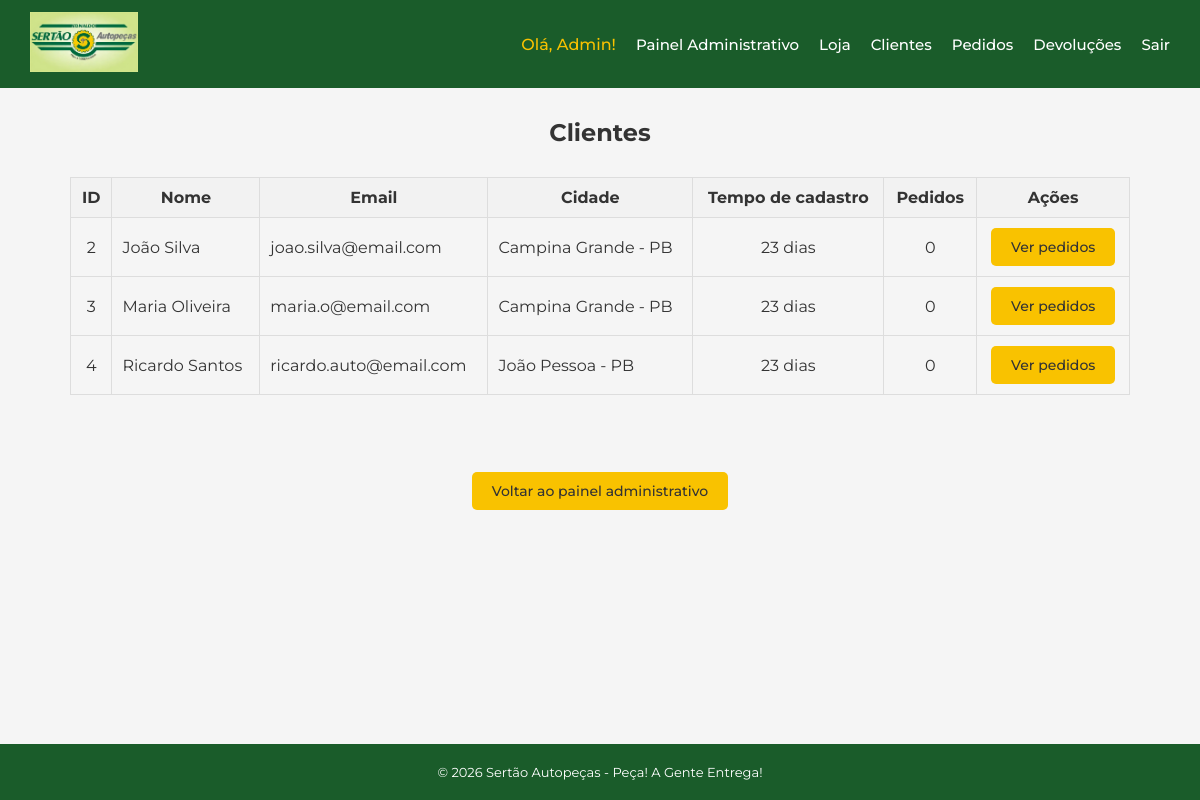
The app's page /admin/clientes (signed in), older data.
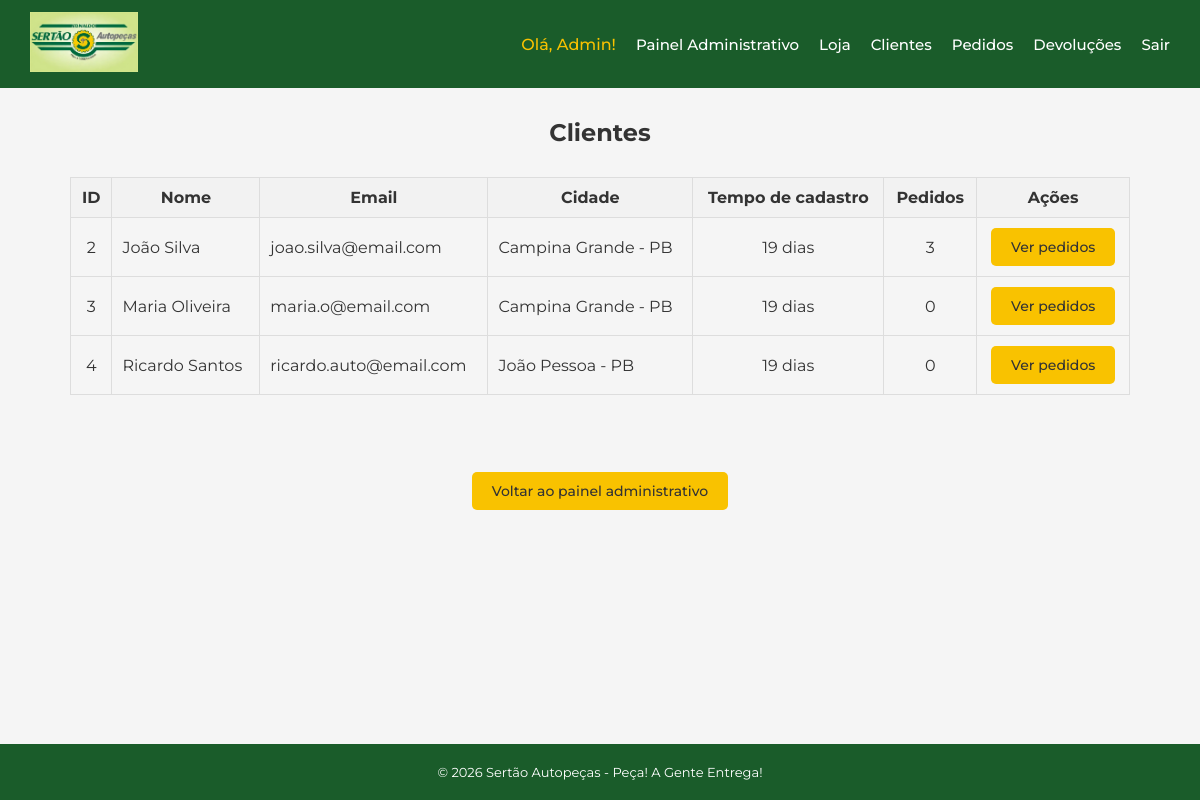
The same page, newer data.
### app/models.py (models this page shows)
class Usuario(UserMixin, db.Model):
    id = db.Column(db.Integer, primary_key=True)
    nome = db.Column(db.String(100), nullable=False)
    email = db.Column(db.String(100), nullable=False, unique=True)
    senha = db.Column(db.String(100), nullable=False)
    perfil = db.Column(db.String(100), nullable=False)
    endereco = db.Column(db.String(200), nullable=True)
    cidade = db.Column(db.String(100), nullable=True)
    estado = db.Column(db.String(2), nullable=True)
    cep = db.Column(db.String(9), nullable=True)
    data_cadastro = db.Column(db.DateTime, default=agora_brasilia)
    pedidos = db.relationship('Pedido', back_populates='usuario')

### app/routes/admin.py (the view)
@admin.route('/admin/clientes')
@login_required
def listar_clientes():
    if current_user.perfil != 'ADMIN':
        return redirect('/loja')
    clientes = Usuario.query.filter_by(perfil='CLIENTE').all()
    for cliente in clientes:
        if cliente.data_cadastro:
            diff = datetime.now() - cliente.data_cadastro
            dias = diff.days
            if dias > 0:
                cliente.tempo_cadastro = f"{dias} dias"
            else:
                horas = diff.seconds // 3600
                cliente.tempo_cadastro = f"{horas} horas"
        else:
            cliente.tempo_cadastro = "N/A"
        cliente.total_pedidos = len(cliente.pedidos)
    return render_template('admin/clientes.html', clientes=clientes)

### app/models.py (called while the page is built)
@login_manager.user_loader
def load_user(user_id):
    return Usuario.query.get(int(user_id))

### app/templates/admin/clientes.html (shortened to what this page needs)
{% extends 'base.html' %}
{% block conteudo %}
<h2 style="text-align: center;">Clientes</h2>
{% if clientes %}
<table style="width: 100%; border-collapse: collapse; margin-top: 30px;">
    <thead>
        <tr style="background-color: #f2f2f2;">
            <th style="padding: 10px; border: 1px solid #ddd;">ID</th>
            <th style="padding: 10px; border: 1px solid #ddd;">Nome</th>
            <th style="padding: 10px; border: 1px solid #ddd;">Email</th>
            <th style="padding: 10px; border: 1px solid #ddd;">Cidade</th>
            <th style="padding: 10px; border: 1px solid #ddd;">Tempo de cadastro</th>
            <th style="padding: 10px; border: 1px solid #ddd;">Pedidos</th>
            <th style="padding: 10px; border: 1px solid #ddd;">Ações</th>
        </tr>
    </thead>
    <tbody>
        {% for cliente in clientes %}
        <tr>
            <td style="padding: 10px; border: 1px solid #ddd; text-align: center;">
                {{ cliente.id }}
            </td>
            <td style="padding: 10px; border: 1px solid #ddd;">
                {{ cliente.nome }}
            </td>
            <td style="padding: 10px; border: 1px solid #ddd;">
                {{ cliente.email }}
            </td>
            <td style="padding: 10px; border: 1px solid #ddd;">
                {{ cliente.cidade }} - {{ cliente.estado }}
            </td>
            <td style="padding: 10px; border: 1px solid #ddd; text-align: center;">
                {{ cliente.tempo_cadastro }}
            </td>
            <td style="padding: 10px; border: 1px solid #ddd; text-align: center;">
                {{ cliente.total_pedidos }}
            </td>
            <td style="padding: 10px; border: 1px solid #ddd; text-align: center;">
                <a href="/admin/clientes/{{ cliente.id }}/pedidos"
                   class="btn btn-primary">
                    Ver pedidos
                </a>
            </td>
        </tr>
        {% endfor %}
    </tbody>
</table>
{% else %}
<div style="text-align: center; margin-top: 30px;">
    <p>Nenhum cliente encontrado.</p>
</div>
{% endif %}
    <br><br><br>
    <div style="text-align: center; margin-top: 20px;">
        <a href="/admin" class="btn btn-primary">Voltar ao painel administrativo</a>
    </div>
{% endblock %}

Row changes from the older to the newer data that the page shows:
changed Usuario "João Silva": tempo_cadastro "23 dias" → "19 dias"; total_pedidos "0" → "3"
changed Usuario "Maria Oliveira": tempo_cadastro "23 dias" → "19 dias"
changed Usuario "Ricardo Santos": tempo_cadastro "23 dias" → "19 dias"
